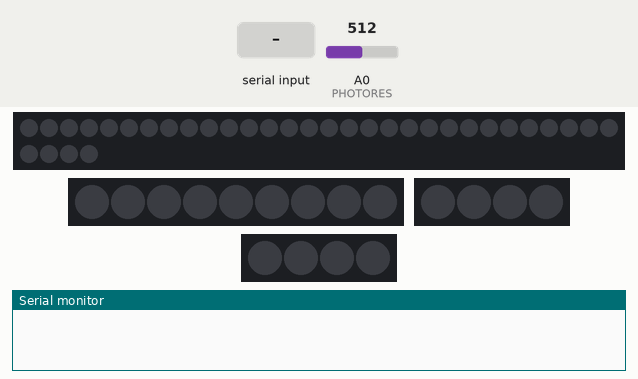
This sketch was run on a simulated Arduino Mega 2560, built with avr-gcc and run on an emulated ATmega2560. On the bench: 34 RGB LEDs in strip order, left to right, continuing on the next row, 9 RGB LEDs in strip order, left to right, 2 × 4 RGB LEDs in strip order, left to right, the last lines printed to the serial monitor. Inputs (shaded band) come from the test bench; at power-on: A0 (PHOTORES) = 512.

Above: at 1.2 s.
1.3 s: "d" received over the second serial link
At 1.7 s:
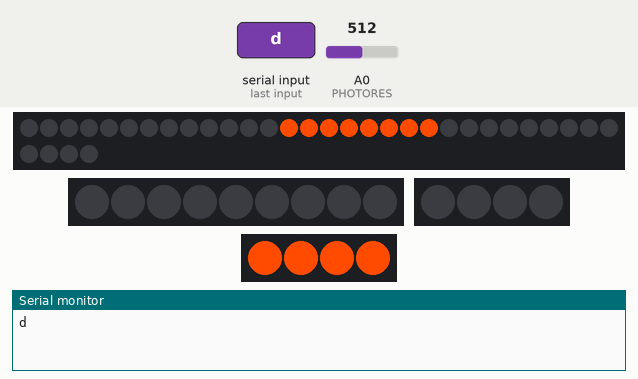
4.3 s: A0 (PHOTORES) set to 56
7.3 s: A0 (PHOTORES) set to 46
At 8.5 s:
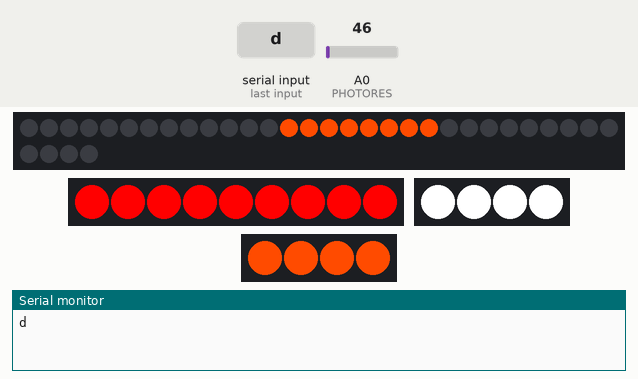
10.3 s: "f" received over the second serial link
At 11.5 s:
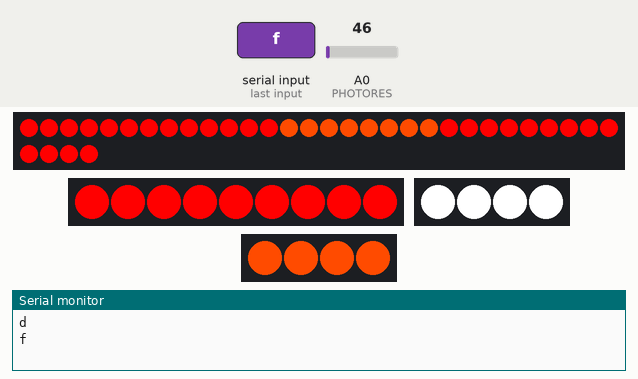
13.3 s: "g" received over the second serial link
At 14.4 s:
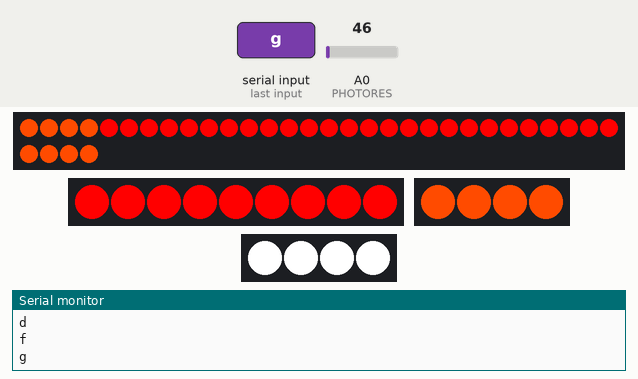
16.3 s: "a" received over the second serial link
At 17.3 s:
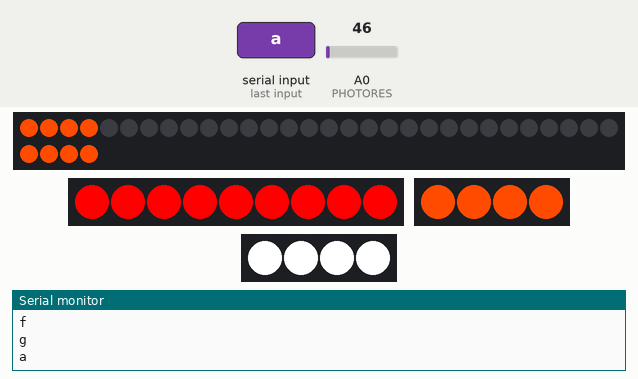
Timing chart, 0 to 20.3 s (numbered marks = the images above; inputs shaded):
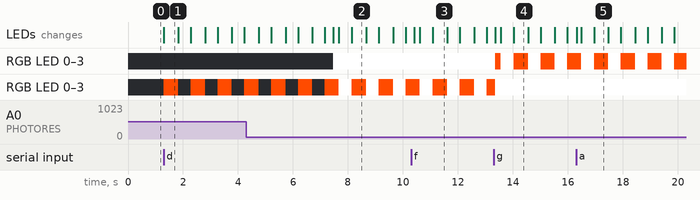

The sketch:

CASQUE.ino
```cpp
#include <Adafruit_NeoPixel.h>

#define PIN1 6
#define PIN2 3
#define PIN3 8
#define PIN4 9
#define PHOTORES 0
#define LED 4

Adafruit_NeoPixel contour = Adafruit_NeoPixel(34, PIN1, NEO_GRB + NEO_KHZ800);
Adafruit_NeoPixel centre = Adafruit_NeoPixel(9, PIN2, NEO_GRB + NEO_KHZ800);
Adafruit_NeoPixel rappel_gauche = Adafruit_NeoPixel(4, PIN3, NEO_GRB + NEO_KHZ800);
Adafruit_NeoPixel rappel_droite = Adafruit_NeoPixel(4, PIN4, NEO_GRB + NEO_KHZ800);

int i=0;
int j=33;
int lumino;
int compteur=0;
char message = "";
char clignotant = "";
char ancien_clignotant = "";
char feu = 'a';
char ancien_etat = "";
char etat = "";
char phare = "";

void setup() {
  // put your setup code here, to run once:
  Serial.begin(9600);
  Serial3.begin(38400);
  contour.begin();
  centre.begin();
  rappel_gauche.begin();
  rappel_droite.begin();
  contour.show();
  centre.show();
  rappel_gauche.show();
  rappel_droite.show();

}

void loop() {
  // put your main code here, to run repeatedly:
  if (Serial3.available()) {
    message = Serial3.read();
    Serial.println(message);
  }

  lumino = analogRead(PHOTORES);
  ancien_etat = etat;

  if(lumino<=50){
    etat = 'n';
  }
  if (lumino>=70){
     etat = 'j';
  }

  if(ancien_etat!=etat){
    Serial3.write(etat);
  }

  if(message == 'e'){
    clignotant = 'e';
  }

  else if(message == 'g'){
    clignotant = 'g';
  }

  else if(message == 'd'){
    clignotant = 'd';
  }

  else if(message == 'f'){
    feu = 'f';
  }

  else if(message == 'a'){
    feu = 'a';
  }

  else if (message == 'p') {
    phare = 'p';
  }

  else if (message == 'q') {
    phare = 'q';
  }


  if (etat == 'j') {
    if (clignotant == 'e') {
      for(i=0; i<4; i++){
          rappel_gauche.setPixelColor(i,0,0,0);
          rappel_droite.setPixelColor(i,0,0,0);
      }
      rappel_gauche.show();
      rappel_droite.show();
    }
    for(i=0; i<9; i++){
          centre.setPixelColor(i,0,0,0);
    }
    centre.show();
    if (phare == 'p') {
      digitalWrite(LED,HIGH);
    }
    else {
      digitalWrite(LED,LOW);
    }

    if(feu=='a'){

    for(i=0; i<34; i++){
          contour.setPixelColor(i,0,0,0);
        }
      contour.show();

    if(clignotant=='g'){
      if(compteur<100){
        for (i=0; i<4; i++) {
          contour.setPixelColor(i,255,75,0);
          contour.setPixelColor(j-i,255,75,0);
          rappel_gauche.setPixelColor(i,255,75,0);
          rappel_droite.setPixelColor(i,0,0,0);
        }
        contour.show();
        rappel_gauche.show();
        rappel_droite.show();
      }
      if(100<=compteur && compteur<200){
        for (i=0; i<4; i++) {
          contour.setPixelColor(i,0,0,0);
          contour.setPixelColor(j-i,0,0,0);
          rappel_gauche.setPixelColor(i,0,0,0);
        }
        contour.show();
        rappel_gauche.show();
      }
      if(compteur==200){
        compteur=0;
      }
      compteur++;
    }

    if(clignotant=='d'){
      if(compteur<100){
        for (i=13; i<21; i++) {
          contour.setPixelColor(i,255,75,0);
        }
        for (i=0; i<4; i++) {
          rappel_droite.setPixelColor(i,255,75,0);
          rappel_gauche.setPixelColor(i,0,0,0);
        }
        contour.show();
        rappel_droite.show();
        rappel_gauche.show();
      }
      if(100<=compteur && compteur<200){
        for (i=13; i<21; i++) {
          contour.setPixelColor(i,0,0,0);
        }
        for (i=0; i<4; i++) {
          rappel_droite.setPixelColor(i,0,0,0);
        }
        contour.show();
        rappel_droite.show();
      }
      if(compteur==200){
        compteur=0;
      }
      compteur++;
    }
    }

    if(feu=='f'){
      for(i=0; i<34; i++){
          contour.setPixelColor(i,255,0,0);
        }
      contour.show();

    if(clignotant=='g'){
      if(compteur<100){
        for (i=0; i<4; i++) {
          contour.setPixelColor(i,255,75,0);
          contour.setPixelColor(j-i,255,75,0);
          rappel_gauche.setPixelColor(i,255,75,0);
          rappel_droite.setPixelColor(i,0,0,0);
        }
        contour.show();
        rappel_gauche.show();
        rappel_droite.show();
      }
      if(100<=compteur && compteur<200){
        for (i=0; i<4; i++) {
          contour.setPixelColor(i,255,0,0);
          contour.setPixelColor(j-i,255,0,0);
          rappel_gauche.setPixelColor(i,0,0,0);
        }
        contour.show();
        rappel_gauche.show();
      }
      if(compteur==200){
        compteur=0;
      }
      compteur++;
    }

    if(clignotant=='d'){
      if(compteur<100){
        for (i=13; i<21; i++) {
          contour.setPixelColor(i,255,75,0);
        }
        for (i=0; i<4; i++) {
          rappel_droite.setPixelColor(i,255,75,0);
          rappel_gauche.setPixelColor(i,0,0,0);
        }
        contour.show();
        rappel_droite.show();
        rappel_gauche.show();
      }
      if(100<=compteur && compteur<200){
        for (i=13; i<21; i++) {
          contour.setPixelColor(i,255,0,0);
        }
        for (i=0; i<4; i++) {
          rappel_droite.setPixelColor(i,0,0,0);
        }
        contour.show();
        rappel_droite.show();
      }
      if(compteur==200){
        compteur=0;
      }
      compteur++;
    }
    }
  }
  if (etat == 'n') {
    if (clignotant == 'e') {
      for(i=0; i<4; i++){
          rappel_gauche.setPixelColor(i,255,255,255);
          rappel_droite.setPixelColor(i,255,255,255);
      }
      rappel_gauche.show();
      rappel_droite.show();
    }
    for(i=0; i<9; i++){
          centre.setPixelColor(i,255,0,0);
        }
    centre.show();
    digitalWrite(LED,HIGH);

    if(feu=='a'){

    for(i=0; i<34; i++){
          contour.setPixelColor(i,0,0,0);
        }
      contour.show();

    if(clignotant=='g'){
      if(compteur<100){
        for (i=0; i<4; i++) {
          contour.setPixelColor(i,255,75,0);
          contour.setPixelColor(j-i,255,75,0);
          rappel_gauche.setPixelColor(i,255,75,0);
          rappel_droite.setPixelColor(i,255,255,255);
        }
        contour.show();
        rappel_gauche.show();
        rappel_droite.show();
      }
      if(100<=compteur && compteur<200){
        for (i=0; i<4; i++) {
          contour.setPixelColor(i,0,0,0);
          contour.setPixelColor(j-i,0,0,0);
          rappel_gauche.setPixelColor(i,255,255,255);
        }
        contour.show();
        rappel_gauche.show();
      }
      if(compteur==200){
        compteur=0;
      }
      compteur++;
    }

    if(clignotant=='d'){
      if(compteur<100){
        for (i=13; i<21; i++) {
          contour.setPixelColor(i,255,75,0);
        }
        for (i=0; i<4; i++) {
          rappel_droite.setPixelColor(i,255,75,0);
          rappel_gauche.setPixelColor(i,255,255,255);
        }
        contour.show();
        rappel_droite.show();
        rappel_gauche.show();
      }
      if(100<=compteur && compteur<200){
        for (i=13; i<21; i++) {
          contour.setPixelColor(i,0,0,0);
        }
        for(i=0; i<4; i++) {
          rappel_droite.setPixelColor(i,255,255,255);
        }
        contour.show();
        rappel_droite.show();
      }
      if(compteur==200){
        compteur=0;
      }
      compteur++;
    }
    }

    if(feu=='f'){
      for(i=0; i<34; i++){
          contour.setPixelColor(i,255,0,0);
        }
      contour.show();

    if(clignotant=='g'){
      if(compteur<100){
        for (i=0; i<4; i++) {
          contour.setPixelColor(i,255,75,0);
          contour.setPixelColor(j-i,255,75,0);
          rappel_gauche.setPixelColor(i,255,75,0);
          rappel_droite.setPixelColor(i,255,255,255);
        }
        contour.show();
        rappel_gauche.show();
        rappel_droite.show();
      }
      if(100<=compteur && compteur<200){
        for (i=0; i<4; i++) {
          contour.setPixelColor(i,255,0,0);
          contour.setPixelColor(j-i,255,0,0);
          rappel_gauche.setPixelColor(i,255,255,255);
        }
        contour.show();
        rappel_gauche.show();
      }
      if(compteur==200){
        compteur=0;
      }
      compteur++;
    }

    if(clignotant=='d'){
      if(compteur<100){
        for (i=13; i<21; i++) {
          contour.setPixelColor(i,255,75,0);
        }
        for (i=0; i<4; i++) {
          rappel_droite.setPixelColor(i,255,75,0);
          rappel_gauche.setPixelColor(i,255,255,255);
        }
        contour.show();
        rappel_droite.show();
        rappel_gauche.show();
      }
      if(100<=compteur && compteur<200){
        for (i=13; i<21; i++) {
          contour.setPixelColor(i,255,0,0);
        }
        for (i=0; i<4; i++) {
          rappel_droite.setPixelColor(i,255,255,255);
        }
        contour.show();
        rappel_droite.show();
      }
      if(compteur==200){
        compteur=0;
      }
      compteur++;
    }
    }
  }
}
```

Measured:
- the behaviour switches between 51 and 50 on A0 (PHOTORES) (found by bisection; images 1 and 2)
- after the input at 1.3 s, RGB LED 0–3: alternates RGB(255, 75, 0) for 0.52 s and off for 0.45 s, starting at once; the LEDs: change at once (image 1)
- after the input at 7.3 s, the LEDs: change after 0.16 s (image 2)
- after the input at 10.3 s, the LEDs: change after 0.11 s (image 3)
- after the input at 13.3 s, the LEDs: change after 0.06 s (image 4)
- after the input at 16.3 s, the LEDs: change at once (image 5)
- what the display in image 1 shows lasts 0.5 s, from 1.3 s to 1.8 s
